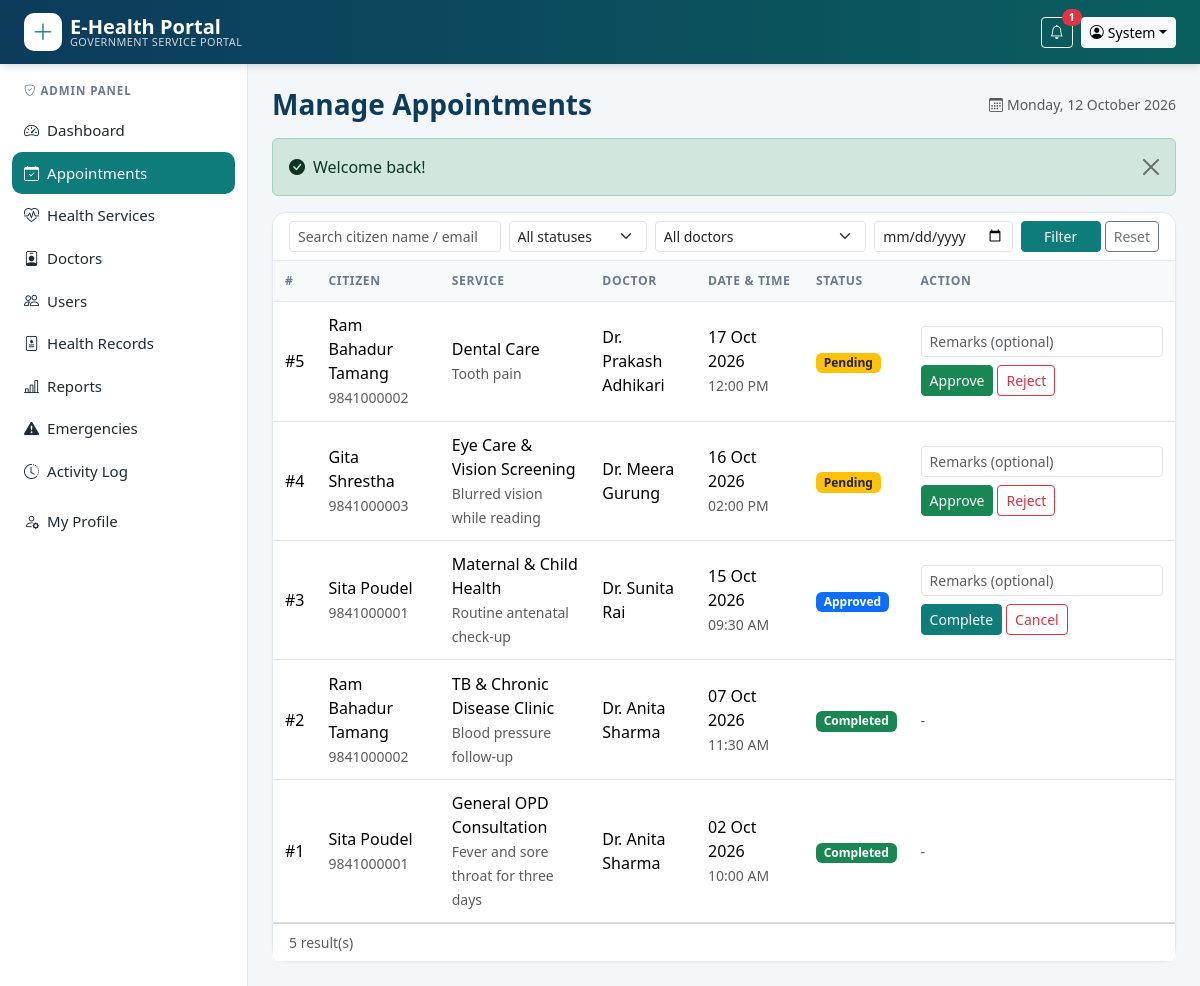
The page /admin/appointments.php (signed in) on the database its author committed.
### tables this page shows
CREATE TABLE users (
  user_id     INT UNSIGNED AUTO_INCREMENT PRIMARY KEY,
  name        VARCHAR(100) NOT NULL,
  email       VARCHAR(150) NOT NULL UNIQUE,
  password    VARCHAR(255) NOT NULL,
  role        ENUM('admin','doctor','citizen') NOT NULL DEFAULT 'citizen',
  phone       VARCHAR(20)  DEFAULT NULL,
  gender      ENUM('male','female','other') DEFAULT NULL,
  dob         DATE DEFAULT NULL,
  address     VARCHAR(200) DEFAULT NULL,
  status      ENUM('active','inactive') NOT NULL DEFAULT 'active',
  failed_logins TINYINT UNSIGNED NOT NULL DEFAULT 0,
  locked_until  DATETIME DEFAULT NULL,
  created_at  TIMESTAMP DEFAULT CURRENT_TIMESTAMP
);

CREATE TABLE appointments (
  appointment_id   INT UNSIGNED AUTO_INCREMENT PRIMARY KEY,
  user_id          INT UNSIGNED NOT NULL,
  service_id       INT UNSIGNED NOT NULL,
  doctor_id        INT UNSIGNED NOT NULL,
  appointment_date DATE NOT NULL,
  appointment_time TIME NOT NULL,
  reason           VARCHAR(500) DEFAULT NULL,
  status           ENUM('pending','approved','completed','cancelled','rejected') NOT NULL DEFAULT 'pending',
  admin_note       VARCHAR(300) DEFAULT NULL,
  created_at       TIMESTAMP DEFAULT CURRENT_TIMESTAMP,
  updated_at       TIMESTAMP DEFAULT CURRENT_TIMESTAMP ON UPDATE CURRENT_TIMESTAMP,
  INDEX idx_slot (doctor_id, appointment_date, appointment_time),
  CONSTRAINT fk_app_user    FOREIGN KEY (user_id)    REFERENCES users(user_id)               ON DELETE CASCADE,
  CONSTRAINT fk_app_service FOREIGN KEY (service_id) REFERENCES health_services(service_id)  ON DELETE CASCADE,
  CONSTRAINT fk_app_doctor  FOREIGN KEY (doctor_id)  REFERENCES doctors(doctor_id)           ON DELETE CASCADE
);

CREATE TABLE health_services (
  service_id   INT UNSIGNED AUTO_INCREMENT PRIMARY KEY,
  service_name VARCHAR(120) NOT NULL,
  description  TEXT,
  department   VARCHAR(80) NOT NULL,
  status       ENUM('active','inactive') NOT NULL DEFAULT 'active',
  created_at   TIMESTAMP DEFAULT CURRENT_TIMESTAMP
);

CREATE TABLE doctors (
  doctor_id      INT UNSIGNED AUTO_INCREMENT PRIMARY KEY,
  user_id        INT UNSIGNED DEFAULT NULL UNIQUE,
  name           VARCHAR(100) NOT NULL,
  specialization VARCHAR(100) NOT NULL,
  department     VARCHAR(80)  NOT NULL,
  contact        VARCHAR(20)  DEFAULT NULL,
  status         ENUM('active','inactive') NOT NULL DEFAULT 'active',
  created_at     TIMESTAMP DEFAULT CURRENT_TIMESTAMP,
  CONSTRAINT fk_doc_user FOREIGN KEY (user_id) REFERENCES users(user_id) ON DELETE SET NULL
);

### includes/db.php (called while the page is built, shortened)
<?php
function db(): PDO
{
    static $pdo = null;
    if ($pdo === null) {
        try {
            $dsn = 'mysql:host=' . DB_HOST . ';port=' . DB_PORT . ';dbname=' . DB_NAME . ';charset=utf8mb4';
            $pdo = new PDO($dsn, DB_USER, DB_PASS, [
                PDO::ATTR_ERRMODE            => PDO::ERRMODE_EXCEPTION,
                PDO::ATTR_DEFAULT_FETCH_MODE => PDO::FETCH_ASSOC,
                PDO::ATTR_EMULATE_PREPARES   => false,
            ]);
            $pdo->exec("SET time_zone = '+05:45'");
        } catch (PDOException $e) {
            http_response_code(500);
            die('<div style="font-family:sans-serif;max-width:600px;margin:60px auto;padding:20px;border:1px solid #f5c2c7;background:#f8d7da;border-radius:8px">'
              . '<h3>Database connection failed</h3><p>Please make sure <b>MySQL is running in XAMPP</b> and that you imported '
              . '<code>database/ehealth_db.sql</code>. Check the credentials in <code>config/config.php</code>.</p></div>');
        }
    }
    return $pdo;
}
function q(string $sql, array $params = []): PDOStatement
{
    $st = db()->prepare($sql);
    $st->execute($params);
    return $st;
}
function fetch_all(string $sql, array $params = []): array { return q($sql, $params)->fetchAll(); }
function fetch_one(string $sql, array $params = []): ?array { $r = q($sql, $params)->fetch(); return $r ?: null; }
function fetch_val(string $sql, array $params = []) { return q($sql, $params)->fetchColumn(); }

### includes/auth.php (called while the page is built, shortened)
<?php
require_once __DIR__ . '/functions.php';
function current_user(): ?array
{
    static $u = false;
    if ($u === false) {
        $u = isset($_SESSION['user_id'])
            ? fetch_one('SELECT user_id,name,email,role,phone,gender,dob,address,status FROM users WHERE user_id=?', [$_SESSION['user_id']])
            : null;
    }
    return $u;
}
function home_for(string $role): string
{
    return ['admin' => 'admin/dashboard.php', 'doctor' => 'doctor/dashboard.php', 'citizen' => 'citizen/dashboard.php'][$role] ?? 'index.php';
}
function require_role(string ...$roles): array
{
    $u = current_user();
    return $u;
}

### admin/appointments.php (the view, shortened to what this page needs)
<?php
require_once __DIR__ . '/../includes/layout.php';
$u = require_role('admin');
$status = get('status'); $doctor = (int)get('doctor'); $date = get('date'); $search = get('q');
$where = '1=1'; $params = [];
$base = "FROM appointments a JOIN users p ON p.user_id=a.user_id JOIN health_services s ON s.service_id=a.service_id JOIN doctors d ON d.doctor_id=a.doctor_id WHERE $where";
$total = (int)fetch_val("SELECT COUNT(*) $base", $params);
[$off, $per, $page, $pages] = paginate($total, 10);
$rows = fetch_all("SELECT a.*, p.name patient_name, p.phone patient_phone, s.service_name, d.name doctor_name $base
                   ORDER BY a.appointment_date DESC, a.appointment_time DESC LIMIT $per OFFSET $off", $params);
$doctors = fetch_all('SELECT doctor_id, name FROM doctors ORDER BY name');
layout_top('Manage Appointments', true);
?>
<div class="card">
  <div class="card-header"><form method="get" class="row g-2">
    <div class="col-md-3"><input name="q" value="<?= e($search) ?>" class="form-control form-control-sm" placeholder="Search citizen name / email"></div>
    <div class="col-md-2"><select name="status" class="form-select form-select-sm"><option value="">All statuses</option>
      <?php foreach (['pending', 'approved', 'completed', 'cancelled', 'rejected'] as $s): ?><option value="<?= $s ?>" <?= $status === $s ? 'selected' : '' ?>><?= ucfirst($s) ?></option><?php endforeach; ?></select></div>
    <div class="col-md-3"><select name="doctor" class="form-select form-select-sm"><option value="">All doctors</option>
      <?php foreach ($doctors as $d): ?><option value="<?= $d['doctor_id'] ?>" <?= $doctor === (int)$d['doctor_id'] ? 'selected' : '' ?>><?= e($d['name']) ?></option><?php endforeach; ?></select></div>
    <div class="col-md-2"><input type="date" name="date" value="<?= e($date) ?>" class="form-control form-control-sm"></div>
    <div class="col-md-2 d-flex gap-1"><button class="btn btn-sm btn-teal flex-fill">Filter</button><a href="appointments.php" class="btn btn-sm btn-outline-secondary">Reset</a></div>
  </form></div>
  <div class="table-responsive"><table class="table table-hover align-middle mb-0">
    <thead><tr><th>#</th><th>Citizen</th><th>Service</th><th>Doctor</th><th>Date &amp; time</th><th>Status</th><th style="min-width:230px">Action</th></tr></thead><tbody>
    <?php foreach ($rows as $a): ?>
      <tr><td>#<?= $a['appointment_id'] ?></td>
        <td><?= e($a['patient_name']) ?><br><small class="text-muted"><?= e($a['patient_phone']) ?></small></td>
        <td><?= e($a['service_name']) ?><br><small class="text-muted"><?= e(mb_strimwidth((string)$a['reason'], 0, 40, '...')) ?></small></td>
        <td><?= e($a['doctor_name']) ?></td>
        <td><?= fmt_date($a['appointment_date']) ?><br><small class="text-muted"><?= fmt_time($a['appointment_time']) ?></small></td>
        <td><?= status_badge($a['status']) ?></td>
        <td>
          <?php if (isset(appointment_transitions()[$a['status']])): ?>
          <form method="post" class="d-flex flex-wrap gap-1"><?= csrf_field() ?><input type="hidden" name="id" value="<?= $a['appointment_id'] ?>">
            <input name="note" class="form-control form-control-sm mb-1" placeholder="Remarks (optional)" maxlength="300">
            <?php if ($a['status'] === 'pending'): ?>
              <button name="action" value="approve" class="btn btn-sm btn-success">Approve</button>
              <button name="action" value="reject" class="btn btn-sm btn-outline-danger">Reject</button>
            <?php else: ?>
              <button name="action" value="complete" class="btn btn-sm btn-teal">Complete</button>
              <button name="action" value="cancel" class="btn btn-sm btn-outline-danger">Cancel</button>
            <?php endif; ?>
          </form>
          <?php else: ?><span class="text-muted small"><?= e($a['admin_note'] ?: '-') ?></span><?php endif; ?>
        </td></tr>
    <?php endforeach; if (!$rows) echo empty_row(7, 'No appointments match the filters.'); ?>
    </tbody></table></div>
  <div class="card-footer bg-white d-flex justify-content-between align-items-center"><small class="text-muted"><?= $total ?> result(s)</small><?= pagination_html($page, $pages) ?></div>
</div>
<?php layout_bottom(true); ?>

### includes/layout.php (shortened to what this page needs)
<?php
require_once __DIR__ . '/auth.php';
function menu_for(string $role): array
{
    switch ($role) {
        case 'admin': return [
            ['Dashboard', 'admin/dashboard.php', 'speedometer2'],
            ['Appointments', 'admin/appointments.php', 'calendar-check'],
            ['Health Services', 'admin/services.php', 'heart-pulse'],
            ['Doctors', 'admin/doctors.php', 'person-badge'],
            ['Users', 'admin/users.php', 'people'],
            ['Health Records', 'admin/records.php', 'file-medical'],
            ['Reports', 'admin/reports.php', 'bar-chart-line'],
            ['Emergencies', 'admin/emergencies.php', 'exclamation-triangle-fill'],
            ['Activity Log', 'admin/logs.php', 'clock-history'],
        ];
    }
}
function layout_top(string $title, bool $panel = false): void
{
    $u = current_user();
    $script = str_replace('\\', '/', $_SERVER['SCRIPT_NAME']);
    $unread = $u ? unread_count((int)$u['user_id']) : 0;
    ?><!DOCTYPE html>
<html lang="en">
<head>
<link rel="stylesheet" href="<?= asset('vendor/bootstrap/css/bootstrap.min.css') ?>">
<link rel="stylesheet" href="<?= asset('vendor/icons/bootstrap-icons.min.css') ?>">
<link rel="stylesheet" href="<?= asset('css/style.css') ?>">
</head>
<body class="<?= $panel ? 'panel-body' : '' ?>">
<nav class="navbar navbar-expand-lg navbar-dark topbar sticky-top">
  <div class="container-fluid px-lg-4">
    <a class="navbar-brand d-flex align-items-center" href="<?= url($u ? home_for($u['role']) : 'index.php') ?>">
      <span class="brand-mark me-2"><i class="bi bi-plus-lg"></i></span>
      <span class="lh-1"><strong>E-Health Portal</strong><small class="d-none d-sm-block">Government Service Portal</small></span>
    </a>
    <div class="<?= $panel ? 'ms-auto' : 'collapse navbar-collapse' ?>" id="mainNav">
      <div class="d-flex align-items-center gap-2">
        <?php if ($u): ?>
          <?php if (true): ?>
            <a href="<?= url('notifications.php') ?>" class="btn btn-sm btn-outline-light position-relative" title="Notifications">
              <i class="bi bi-bell"></i>
              <?php if ($unread): ?><span class="position-absolute top-0 start-100 translate-middle badge rounded-pill bg-danger"><?= $unread ?></span><?php endif; ?>
            </a>
          <?php endif; ?>
          <div class="dropdown">
            <button class="btn btn-sm btn-light dropdown-toggle" data-bs-toggle="dropdown"><i class="bi bi-person-circle me-1"></i><?= e(explode(' ', $u['name'])[0]) ?></button>
          </div>
        <?php else: ?>
          <a href="<?= url('login.php') ?>" class="btn btn-sm btn-outline-light">Login</a>
          <a href="<?= url('register.php') ?>" class="btn btn-sm btn-light text-teal fw-semibold">Register</a>
        <?php endif; ?>
      </div>
    </div>
  </div>
</nav>
<?php if ($panel && $u): ?>
<div class="panel-wrap">
  <aside class="sidebar" id="sidebar">
    <div class="sidebar-role"><i class="bi bi-shield-check me-1"></i><?= e(ucfirst($u['role'])) ?> Panel</div>
    <ul class="nav flex-column">
      <?php foreach (menu_for($u['role']) as [$label, $file, $icon]):
          $active = str_ends_with($script, '/' . $file) || (basename(dirname($script)) . '/' . basename($script)) === $file; ?>
        <li class="nav-item">
          <a class="nav-link <?= $active ? 'active' : '' ?>" href="<?= url($file) ?>"><i class="bi bi-<?= $icon ?> me-2"></i><?= e($label) ?></a>
        </li>
      <?php endforeach; ?>
      <li class="nav-item mt-2"><a class="nav-link <?= basename($script) === 'profile.php' ? 'active' : '' ?>" href="<?= url('profile.php') ?>"><i class="bi bi-person-gear me-2"></i>My Profile</a></li>
    </ul>
  </aside>
  <main class="panel-main">
    <div class="d-flex flex-wrap justify-content-between align-items-center mb-3">
      <h1 class="h3 page-title mb-0"><?= e($title) ?></h1>
      <span class="text-muted small d-none d-md-block"><i class="bi bi-calendar3 me-1"></i><?= date('l, d F Y') ?></span>
    </div>
    <?= flash_render() ?>
<?php else: ?>
<main>
<div class="container mt-3"><?= flash_render() ?></div>
<?php endif;
}
function layout_bottom(bool $panel = false): void
{
    if ($panel): ?>
  </main>
</div>
<?php endif; ?>
</body>
</html>
<?php
}

### includes/functions.php (shortened to what this page needs)
<?php
require_once __DIR__ . '/db.php';
function e($v): string { return htmlspecialchars((string)$v, ENT_QUOTES, 'UTF-8'); }
function url(string $path = ''): string { return BASE_URL . '/' . ltrim($path, '/'); }
function asset(string $path): string { return url('assets/' . ltrim($path, '/')); }
function flash_render(): string
{
    $out = '';
    foreach ($_SESSION['flash'] ?? [] as $f) {
        $cls = ['success' => 'success', 'error' => 'danger', 'warning' => 'warning', 'info' => 'info'][$f['type']] ?? 'info';
        $icon = ['success' => 'check-circle-fill', 'danger' => 'exclamation-triangle-fill', 'warning' => 'exclamation-circle-fill', 'info' => 'info-circle-fill'][$cls];
        $out .= '<div class="alert alert-' . $cls . ' d-flex align-items-center alert-dismissible fade show" role="alert">'
              . '<i class="bi bi-' . $icon . ' me-2"></i><div>' . e($f['msg']) . '</div>'
              . '<button type="button" class="btn-close" data-bs-dismiss="alert"></button></div>';
    }
    return $out;
}
function get(string $k, string $default = ''): string { return trim((string)($_GET[$k] ?? $default)); }
function unread_count(int $userId): int
{
    return (int)fetch_val('SELECT COUNT(*) FROM notifications WHERE user_id=? AND is_read=0', [$userId]);
}
function status_badge(string $s): string
{
    $map = ['pending' => 'warning text-dark', 'approved' => 'primary', 'completed' => 'success',
            'cancelled' => 'secondary', 'rejected' => 'danger', 'active' => 'success', 'inactive' => 'secondary'];
    return '<span class="badge bg-' . ($map[$s] ?? 'secondary') . '">' . e(ucfirst($s)) . '</span>';
}
function fmt_date(?string $d): string { return $d ? date('d M Y', strtotime($d)) : '-'; }
function fmt_time(?string $t): string { return $t ? date('h:i A', strtotime($t)) : '-'; }
function paginate(int $total, int $perPage = 10): array
{
    $pages = max(1, (int)ceil($total / $perPage));
    $page = min(max(1, (int)($_GET['page'] ?? 1)), $pages);
    return [($page - 1) * $perPage, $perPage, $page, $pages];
}
function appointment_transitions(): array
{
    return ['pending' => ['approved', 'rejected', 'cancelled'], 'approved' => ['completed', 'cancelled']];
}

### rows shown on the page
users: user_id "1", name "System", role "ADMIN"
appointments: appointment_id "5", user.name "Ram Bahadur Tamang", user.phone "9841000002", service.service_name "Dental Care", reason "Tooth pain", doctor.name "Dr. Prakash Adhikari", appointment_date "17 Oct 2026", appointment_time "12:00 PM", status "Pending", shows "Approve"
appointments: appointment_id "4", user.name "Gita Shrestha", user.phone "9841000003", service.service_name "Eye Care & Vision Screening", reason "Blurred vision while reading", doctor.name "Dr. Meera Gurung", appointment_date "16 Oct 2026", appointment_time "02:00 PM", status "Pending", shows "Approve"
appointments: appointment_id "3", user.name "Sita Poudel", user.phone "9841000001", service.service_name "Maternal & Child Health", reason "Routine antenatal check-up", doctor.name "Dr. Sunita Rai", appointment_date "15 Oct 2026", appointment_time "09:30 AM", status "Approved", shows "Complete"
appointments: appointment_id "2", user.name "Ram Bahadur Tamang", user.phone "9841000002", service.service_name "TB & Chronic Disease Clinic", reason "Blood pressure follow-up", doctor.name "Dr. Anita Sharma", appointment_date "07 Oct 2026", appointment_time "11:30 AM", status "Completed", admin_note "-"
appointments: appointment_id "1", user.name "Sita Poudel", user.phone "9841000001", service.service_name "General OPD Consultation", reason "Fever and sore throat for three days", doctor.name "Dr. Anita Sharma", appointment_date "02 Oct 2026", appointment_time "10:00 AM", status "Completed", admin_note "-"

### other values the page prints
$label "Dashboard"
$label "Appointments"
$label "Health Services"
$label "Doctors"
$label "Users"
$label "Health Records"
$label "Reports"
$label "Emergencies"
$label "Activity Log"
$title "Manage Appointments"
$f['msg'] "Welcome back!"
$total "5"
